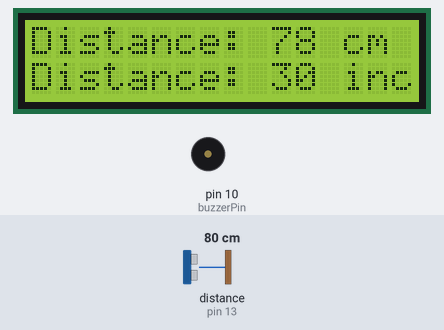
Bench run of a sketch on a simulated Arduino Uno, built with avr-gcc and run on an emulated ATmega328P. On the bench: 16×2 character LCD, buzzer (waves = sounding, pin HIGH). Wiring (inferred from the names in the program): ultrasonic range finder: trigger pin 11; echo pin 13. Inputs (shaded band) come from the test bench; at power-on: distance to the obstacle (sensor on pin 13) 80 cm. The echo pulse lasts 58.3 µs per cm; pins used as bus, display or sensor lines are not drawn; what the sketch prints to the serial monitor is not drawn.

Above: at 1.3 s.
1.4 s: distance to the obstacle (sensor on pin 13) set to 2 cm
At 2.6 s:
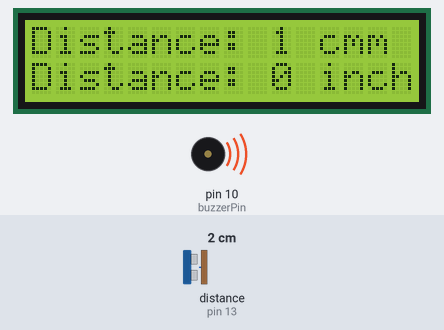
2.9 s: distance to the obstacle (sensor on pin 13) set to 18 cm
At 4.1 s:
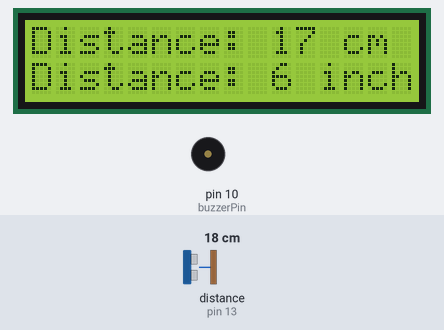
4.4 s: distance to the obstacle (sensor on pin 13) set to 4 cm
At 5.2 s:
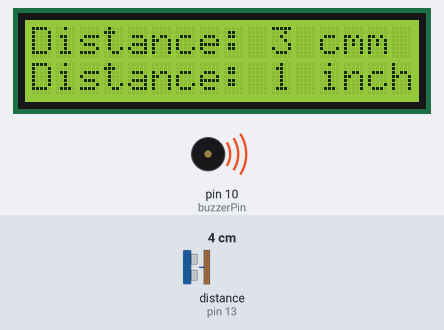
Timing chart, 0 to 7.4 s (numbered marks = the images above; inputs shaded):
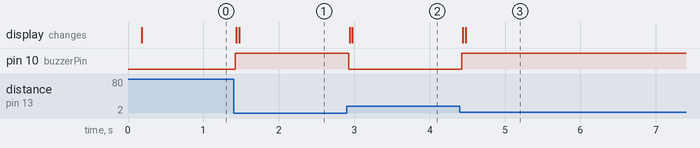

The sketch:

real_iot.ino
```cpp
#include <Wire.h>
#include <LiquidCrystal_I2C.h>

// Set the LCD address to 0x27 for a 16 chars and 2 line display
LiquidCrystal_I2C lcd(0x27, 16, 2);

// defining pin numbers
int trigPin=11;
int echoPin=13;
int buzzerPin =10;

// defining variables
long duration;
int distance;
int distanceCm;
int distanceInch;

void setup() {

  pinMode(trigPin, OUTPUT); // sets tripin as an output
  pinMode(buzzerPin, OUTPUT);
  pinMode(echoPin, INPUT); // sets echopin as an input
  Serial.begin(9600); // starts the serial connection
  lcd.begin(16,2);
  lcd.init();
  lcd.backlight();


}

void loop() {
  // main code

  digitalWrite(trigPin, LOW);
  delayMicroseconds(2);

  digitalWrite(trigPin, HIGH);
  delayMicroseconds(10);
  digitalWrite(trigPin, LOW);


  duration=pulseIn(echoPin, HIGH);
  distance=duration*0.034/2;  //giving distance in cm
  distanceInch=duration*0.0133/2; // giving distance in inch


  if(distance<=10)
  {
    Serial.println(distance);
    digitalWrite(buzzerPin, HIGH);
    lcd.setCursor(0, 0); // Sets the location at which subsequent text written to the LCD will be displayed
    lcd.print("Distance: "); // Prints string "Distance" on the LCD
    // Prints the distance value from the sensor
    lcd.print(distance);
    lcd.print(" cm");
    delay(10);
    lcd.setCursor(0, 1);
    lcd.print("Distance: ");
    lcd.print(distanceInch);
    lcd.print(" inch");
    delay(10);


    }
    else{
      digitalWrite(buzzerPin, LOW);
      lcd.setCursor(0, 0); // Sets the location at which subsequent text written to the LCD will be displayed
      lcd.print("Distance: "); // Prints string "Distance" on the LCD
      lcd.print(distance);
      lcd.print(" cm");
      delay(10);
      lcd.setCursor(0, 1);
      lcd.print("Distance: ");
      lcd.print(distanceInch);
      lcd.print(" inch");
      delay(10);


      }
}
```

Measured:
- after the input at 1.4 s, pin 10 (buzzerPin): LOW → HIGH at once; the display: first changes at once (image 1 shows a later state)
- after the input at 2.9 s, pin 10 (buzzerPin): HIGH → LOW at once; the display: first changes at once (image 2 shows a later state)
- after the input at 4.4 s, pin 10 (buzzerPin): LOW → HIGH at once; the display: first changes at once (image 3 shows a later state)
